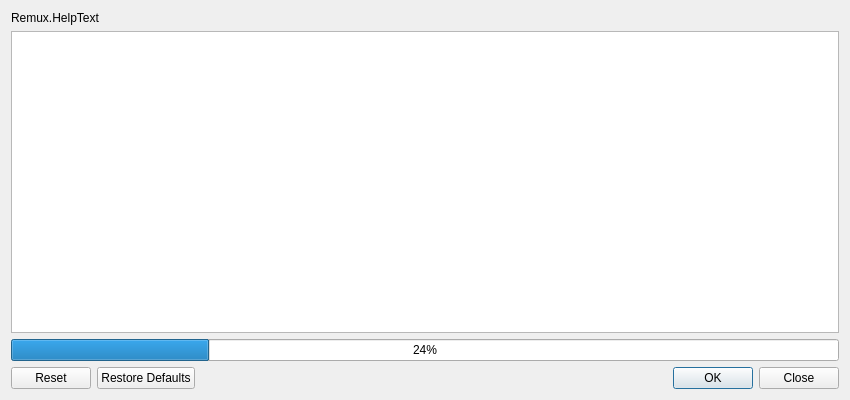
<?xml version="1.0" encoding="UTF-8"?>
<?xml-model href="XML-Schema-Qt5.15.xsd" ?>
<ui version="4.0">
 <class>OBSRemux</class>
 <widget class="QDialog" name="OBSRemux">
  <property name="geometry">
   <rect>
    <x>0</x>
    <y>0</y>
    <width>850</width>
    <height>400</height>
   </rect>
  </property>
  <property name="windowTitle">
   <string>RemuxRecordings</string>
  </property>
  <layout class="QGridLayout" name="gridLayout">
   <item row="0" column="0">
    <widget class="QLabel" name="label">
     <property name="text">
      <string>Remux.HelpText</string>
     </property>
    </widget>
   </item>
   <item row="3" column="0">
    <layout class="QHBoxLayout" name="horizontalLayout_4">
     <property name="spacing">
      <number>6</number>
     </property>
     <item>
      <widget class="QDialogButtonBox" name="buttonBox">
       <property name="standardButtons">
        <set>QDialogButtonBox::Close|QDialogButtonBox::Ok|QDialogButtonBox::Reset|QDialogButtonBox::RestoreDefaults</set>
       </property>
      </widget>
     </item>
    </layout>
   </item>
   <item row="1" column="0">
    <widget class="QTableView" name="tableView">
     <property name="selectionMode">
      <enum>QAbstractItemView::NoSelection</enum>
     </property>
     <attribute name="horizontalHeaderDefaultSectionSize">
      <number>23</number>
     </attribute>
     <attribute name="horizontalHeaderMinimumSectionSize">
      <number>23</number>
     </attribute>
     <attribute name="verticalHeaderVisible">
      <bool>false</bool>
     </attribute>
     <attribute name="verticalHeaderDefaultSectionSize">
      <number>23</number>
     </attribute>
    </widget>
   </item>
   <item row="2" column="0">
    <widget class="QProgressBar" name="progressBar">
     <property name="value">
      <number>24</number>
     </property>
    </widget>
   </item>
  </layout>
 </widget>
 <resources/>
 <connections/>
</ui>
